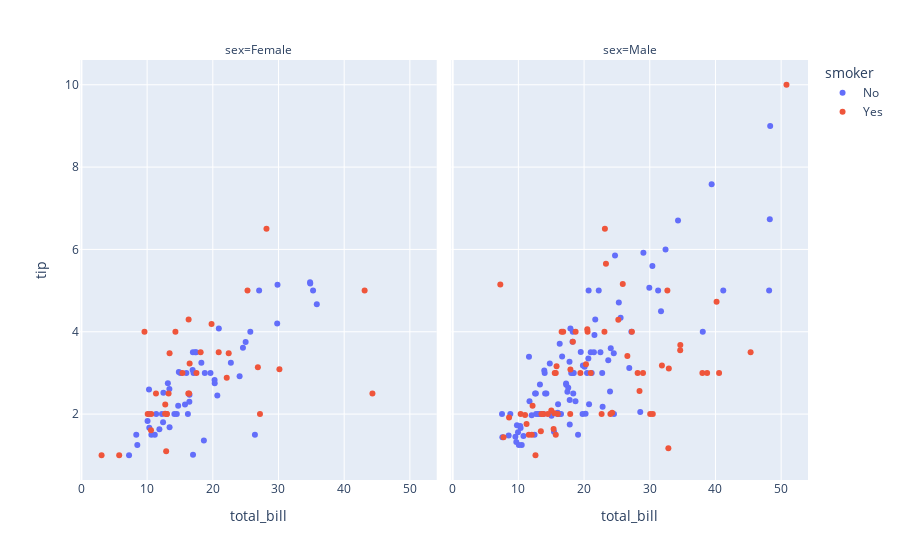
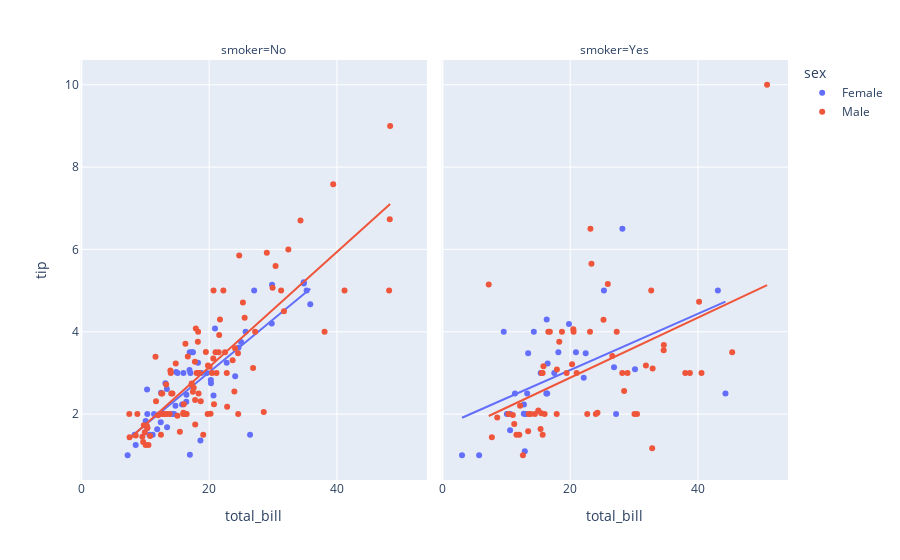
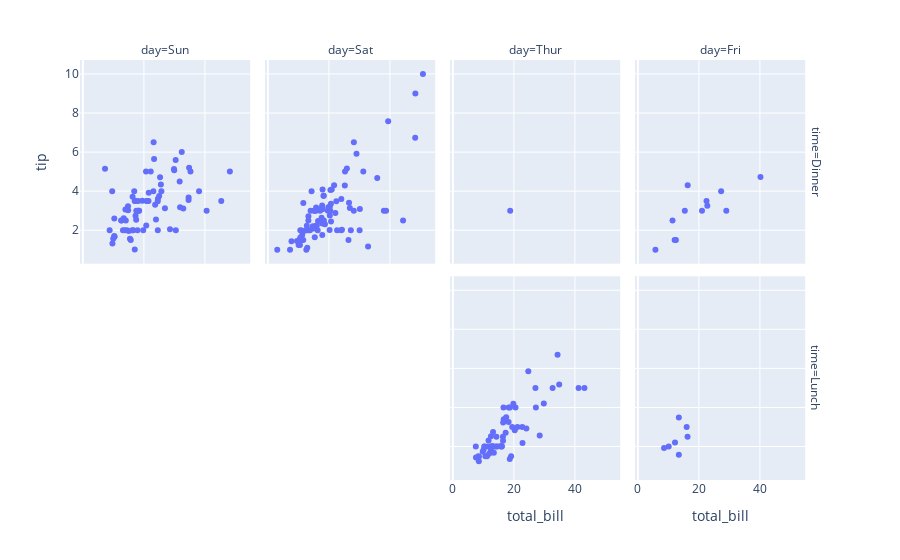

Write notebook code for charts like these, in order.
### Markdown cell above
### Scatter Plot

Like mention above, a bonus of plotly is the ability to view a specific data point. For our scatterplot, the assigment graph appears to be a sub plot scatter of tips and total bills broken out by sex. For subplots, we can use the distinction facet_col to create subplots based on a value like sex.

Inorder to re-create that linear regression line in the assigment sample, we will use the trendline with the oridnary least sqaures function. There are mutliple options of trendlines available, but we will stick with oridnary least sqaures.

### Code cell
#use facet_plot to make subpolots by a value
ff=px.scatter(df,x="total_bill",y="tip",color="smoker",facet_col="sex")
ff.show()

#we can add in a best fit line with treadline
fff=px.scatter(df,x="total_bill",y="tip",color="sex",facet_col="smoker",trendline="ols")
fff.show()

#subplots by day and a row subplot by time
px.scatter(df,x="total_bill",y="tip",facet_col="day",facet_row="time")

### Figure 1 — Plotly figure (JSON) as saved in the notebook; plotly's stock layout.template omitted (floating-point values rounded to 4 significant figures)
{"data": [{"hovertemplate": "smoker=No<br>sex=Female<br>total_bill=%{x}<br>tip=%{y}<extra></extra>", "legendgroup": "No", "marker": {"color": "#636efa", "symbol": "circle"}, "mode": "markers", "name": "No", "orientation": "v", "showlegend": true, "type": "scatter", "x": [16.99, 24.59, 35.26, 14.83, 10.33, 16.97, 20.29, 15.77, 19.65, 15.06, 20.69, 16.93, 10.29, 34.81, 26.41, 16.45, 17.07, 14.73, 10.07, 34.83, 22.75, 20.92, 7.25, 25.71, 17.31, 10.65, 12.43, 24.08, 13.42, 12.48, 29.8, 14.52, 11.38, 20.27, 11.17, 12.26, 18.26, 8.51, 10.33, 14.15, 13.16, 17.47, 27.05, 16.43, 8.35, 18.64, 11.87, 29.85, 25, 13.39, 16.21, 15.98, 35.83, 18.78], "xaxis": "x", "y": [1.01, 3.61, 5, 3.02, 1.67, 3.5, 2.75, 2.23, 3, 3, 2.45, 3.07, 2.6, 5.2, 1.5, 2.47, 3, 2.2, 1.83, 5.17, 3.25, 4.08, 1, 4, 3.5, 1.5, 1.8, 2.92, 1.68, 2.52, 4.2, 2, 2, 2.83, 1.5, 2, 3.25, 1.25, 2, 2, 2.75, 3.5, 5, 2.3, 1.5, 1.36, 1.63, 5.14, 3.75, 2.61, 2, 3, 4.67, 3], "yaxis": "y"}, {"hovertemplate": "smoker=No<br>sex=Male<br>total_bill=%{x}<br>tip=%{y}<extra></extra>", "legendgroup": "No", "marker": {"color": "#636efa", "symbol": "circle"}, "mode": "markers", "name": "No", "orientation": "v", "showlegend": false, "type": "scatter", "x": [10.34, 21.01, 23.68, 25.29, 8.77, 26.88, 15.04, 14.78, 10.27, 15.42, 18.43, 21.58, 16.29, 20.65, 17.92, 39.42, 19.82, 17.81, 13.37, 12.69, 21.7, 9.55, 18.35, 17.78, 24.06, 16.31, 18.69, 31.27, 16.04, 17.46, 13.94, 9.68, 30.4, 18.29, 22.23, 32.4, 28.55, 18.04, 12.54, 9.94, 25.56, 19.49, 48.27, 17.59, 20.08, 20.23, 12.02, 10.51, 27.2, 22.76, 17.29, 16.66, 15.98, 13.03, 18.28, 24.71, 21.16, 22.49, 12.46, 18.24, 14, 38.07, 23.95, 29.93, 11.69, 14.26, 15.95, 8.52, 22.82, 19.08, 34.3, 41.19, 9.78, 7.51, 14.07, 13.13, 17.26, 24.55, 19.77, 48.17, 16.49, 21.5, 12.66, 13.81, 24.52, 20.76, 31.71, 20.69, 7.56, 48.33, 20.45, 13.28, 11.61, 10.77, 10.07, 29.03, 17.82], "xaxis": "x2", "y": [1.66, 3.5, 3.31, 4.71, 2, 3.12, 1.96, 3.23, 1.71, 1.57, 3, 3.92, 3.71, 3.35, 4.08, 7.58, 3.18, 2.34, 2, 2, 4.3, 1.45, 2.5, 3.27, 3.6, 2, 2.31, 5, 2.24, 2.54, 3.06, 1.32, 5.6, 3, 5, 6, 2.05, 3, 2.5, 1.56, 4.34, 3.51, 6.73, 2.64, 3.15, 2.01, 1.97, 1.25, 4, 3, 2.71, 3.4, 2.03, 2, 4, 5.85, 3, 3.5, 1.5, 3.76, 3, 4, 2.55, 5.07, 2.31, 2.5, 2, 1.48, 2.18, 1.5, 6.7, 5, 1.73, 2, 2.5, 2, 2.74, 2, 2, 5, 2, 3.5, 2.5, 2, 3.48, 2.24, 4.5, 5, 1.44, 9, 3, 2.72, 3.39, 1.47, 1.25, 5.92, 1.75], "yaxis": "y2"}, {"hovertemplate": "smoker=Yes<br>sex=Female<br>total_bill=%{x}<br>tip=%{y}<extra></extra>", "legendgroup": "Yes", "marker": {"color": "#EF553B", "symbol": "circle"}, "mode": "markers", "name": "Yes", "orientation": "v", "showlegend": true, "type": "scatter", "x": [3.07, 26.86, 25.28, 5.75, 16.32, 11.35, 15.38, 44.3, 22.42, 14.31, 17.51, 10.59, 10.63, 9.6, 20.9, 18.15, 19.81, 43.11, 13, 12.74, 13, 16.4, 16.47, 12.76, 13.27, 28.17, 12.9, 30.14, 13.42, 16.27, 10.09, 22.12, 27.18], "xaxis": "x", "y": [1, 3.14, 5, 1, 4.3, 2.5, 3, 2.5, 3.48, 4, 3, 1.61, 2, 4, 3.5, 3.5, 4.19, 5, 2, 2.01, 2, 2.5, 3.23, 2.23, 2.5, 6.5, 1.1, 3.09, 3.48, 2.5, 2, 2.88, 2], "yaxis": "y"}, {"hovertemplate": "smoker=Yes<br>sex=Male<br>total_bill=%{x}<br>tip=%{y}<extra></extra>", "legendgroup": "Yes", "marker": {"color": "#EF553B", "symbol": "circle"}, "mode": "markers", "name": "Yes", "orientation": "v", "showlegend": false, "type": "scatter", "x": [38.01, 11.24, 20.29, 13.81, 11.02, 18.29, 15.01, 17.92, 19.44, 32.68, 28.97, 40.17, 27.28, 12.03, 21.01, 15.36, 20.49, 25.21, 16, 50.81, 15.81, 7.25, 31.85, 16.82, 32.9, 17.89, 14.48, 34.63, 34.65, 23.33, 45.35, 23.17, 40.55, 30.46, 23.1, 15.69, 28.44, 15.48, 16.58, 10.34, 13.51, 18.71, 20.53, 26.59, 38.73, 24.27, 30.06, 25.89, 28.15, 11.59, 7.74, 12.16, 8.58, 13.42, 24.01, 15.69, 15.53, 12.6, 32.83, 22.67], "xaxis": "x2", "y": [3, 1.76, 3.21, 2, 1.98, 3.76, 2.09, 3.08, 3, 5, 3, 4.73, 4, 1.5, 3, 1.64, 4.06, 4.29, 2, 10, 3.16, 5.15, 3.18, 4, 3.11, 2, 2, 3.55, 3.68, 5.65, 3.5, 6.5, 3, 2, 4, 1.5, 2.56, 2.02, 4, 2, 2, 4, 4, 3.41, 3, 2.03, 2, 5.16, 3, 1.5, 1.44, 2.2, 1.92, 1.58, 2, 3, 3, 1, 1.17, 2], "yaxis": "y2"}], "layout": {"annotations": [{"font": {}, "showarrow": false, "text": "sex=Female", "x": 0.245, "xanchor": "center", "xref": "paper", "y": 1, "yanchor": "bottom", "yref": "paper"}, {"font": {}, "showarrow": false, "text": "sex=Male", "x": 0.755, "xanchor": "center", "xref": "paper", "y": 1, "yanchor": "bottom", "yref": "paper"}], "legend": {"title": {"text": "smoker"}, "tracegroupgap": 0}, "margin": {"t": 60}, "xaxis": {"anchor": "y", "domain": [0, 0.49], "title": {"text": "total_bill"}}, "xaxis2": {"anchor": "y2", "domain": [0.51, 1], "matches": "x", "title": {"text": "total_bill"}}, "yaxis": {"anchor": "x", "domain": [0, 1], "title": {"text": "tip"}}, "yaxis2": {"anchor": "x2", "domain": [0, 1], "matches": "y", "showticklabels": false}}}

### Figure 2 — Plotly figure (JSON) as saved in the notebook; plotly's stock layout.template omitted (floating-point values rounded to 4 significant figures)
{"data": [{"hovertemplate": "sex=Female<br>smoker=No<br>total_bill=%{x}<br>tip=%{y}<extra></extra>", "legendgroup": "Female", "marker": {"color": "#636efa", "symbol": "circle"}, "mode": "markers", "name": "Female", "orientation": "v", "showlegend": true, "type": "scatter", "x": [16.99, 24.59, 35.26, 14.83, 10.33, 16.97, 20.29, 15.77, 19.65, 15.06, 20.69, 16.93, 10.29, 34.81, 26.41, 16.45, 17.07, 14.73, 10.07, 34.83, 22.75, 20.92, 7.25, 25.71, 17.31, 10.65, 12.43, 24.08, 13.42, 12.48, 29.8, 14.52, 11.38, 20.27, 11.17, 12.26, 18.26, 8.51, 10.33, 14.15, 13.16, 17.47, 27.05, 16.43, 8.35, 18.64, 11.87, 29.85, 25, 13.39, 16.21, 15.98, 35.83, 18.78], "xaxis": "x", "y": [1.01, 3.61, 5, 3.02, 1.67, 3.5, 2.75, 2.23, 3, 3, 2.45, 3.07, 2.6, 5.2, 1.5, 2.47, 3, 2.2, 1.83, 5.17, 3.25, 4.08, 1, 4, 3.5, 1.5, 1.8, 2.92, 1.68, 2.52, 4.2, 2, 2, 2.83, 1.5, 2, 3.25, 1.25, 2, 2, 2.75, 3.5, 5, 2.3, 1.5, 1.36, 1.63, 5.14, 3.75, 2.61, 2, 3, 4.67, 3], "yaxis": "y"}, {"hovertemplate": "<b>OLS trendline</b><br>tip = 0.128239 * total_bill + 0.451719<br>R<sup>2</sup>=0.685694<br><br>sex=Female<br>smoker=No<br>total_bill=%{x}<br>tip=%{y} <b>(trend)</b><extra></extra>", "legendgroup": "Female", "marker": {"color": "#636efa", "symbol": "circle"}, "mode": "lines", "name": "Female", "showlegend": false, "type": "scatter", "x": [7.25, 8.35, 8.51, 10.07, 10.29, 10.33, 10.33, 10.65, 11.17, 11.38, 11.87, 12.26, 12.43, 12.48, 13.16, 13.39, 13.42, 14.15, 14.52, 14.73, 14.83, 15.06, 15.77, 15.98, 16.21, 16.43, 16.45, 16.93, 16.97, 16.99, 17.07, 17.31, 17.47, 18.26, 18.64, 18.78, 19.65, 20.27, 20.29, 20.69, 20.92, 22.75, 24.08, 24.59, 25, 25.71, 26.41, 27.05, 29.8, 29.85, 34.81, 34.83, 35.26, 35.83], "xaxis": "x", "y": [1.381, 1.523, 1.543, 1.743, 1.771, 1.776, 1.776, 1.817, 1.884, 1.911, 1.974, 2.024, 2.046, 2.052, 2.139, 2.169, 2.173, 2.266, 2.314, 2.341, 2.354, 2.383, 2.474, 2.501, 2.53, 2.559, 2.561, 2.623, 2.628, 2.631, 2.641, 2.672, 2.692, 2.793, 2.842, 2.86, 2.972, 3.051, 3.054, 3.105, 3.134, 3.369, 3.54, 3.605, 3.658, 3.749, 3.839, 3.921, 4.273, 4.28, 4.916, 4.918, 4.973, 5.047], "yaxis": "y"}, {"hovertemplate": "sex=Female<br>smoker=Yes<br>total_bill=%{x}<br>tip=%{y}<extra></extra>", "legendgroup": "Female", "marker": {"color": "#636efa", "symbol": "circle"}, "mode": "markers", "name": "Female", "orientation": "v", "showlegend": false, "type": "scatter", "x": [3.07, 26.86, 25.28, 5.75, 16.32, 11.35, 15.38, 44.3, 22.42, 14.31, 17.51, 10.59, 10.63, 9.6, 20.9, 18.15, 19.81, 43.11, 13, 12.74, 13, 16.4, 16.47, 12.76, 13.27, 28.17, 12.9, 30.14, 13.42, 16.27, 10.09, 22.12, 27.18], "xaxis": "x2", "y": [1, 3.14, 5, 1, 4.3, 2.5, 3, 2.5, 3.48, 4, 3, 1.61, 2, 4, 3.5, 3.5, 4.19, 5, 2, 2.01, 2, 2.5, 3.23, 2.23, 2.5, 6.5, 1.1, 3.09, 3.48, 2.5, 2, 2.88, 2], "yaxis": "y2"}, {"hovertemplate": "<b>OLS trendline</b><br>tip = 0.0684701 * total_bill + 1.70057<br>R<sup>2</sup>=0.266042<br><br>sex=Female<br>smoker=Yes<br>total_bill=%{x}<br>tip=%{y} <b>(trend)</b><extra></extra>", "legendgroup": "Female", "marker": {"color": "#636efa", "symbol": "circle"}, "mode": "lines", "name": "Female", "showlegend": false, "type": "scatter", "x": [3.07, 5.75, 9.6, 10.09, 10.59, 10.63, 11.35, 12.74, 12.76, 12.9, 13, 13, 13.27, 13.42, 14.31, 15.38, 16.27, 16.32, 16.4, 16.47, 17.51, 18.15, 19.81, 20.9, 22.12, 22.42, 25.28, 26.86, 27.18, 28.17, 30.14, 43.11, 44.3], "xaxis": "x2", "y": [1.911, 2.094, 2.358, 2.391, 2.426, 2.428, 2.478, 2.573, 2.574, 2.584, 2.591, 2.591, 2.609, 2.619, 2.68, 2.754, 2.815, 2.818, 2.823, 2.828, 2.899, 2.943, 3.057, 3.132, 3.215, 3.236, 3.431, 3.54, 3.562, 3.629, 3.764, 4.652, 4.734], "yaxis": "y2"}, {"hovertemplate": "sex=Male<br>smoker=No<br>total_bill=%{x}<br>tip=%{y}<extra></extra>", "legendgroup": "Male", "marker": {"color": "#EF553B", "symbol": "circle"}, "mode": "markers", "name": "Male", "orientation": "v", "showlegend": true, "type": "scatter", "x": [10.34, 21.01, 23.68, 25.29, 8.77, 26.88, 15.04, 14.78, 10.27, 15.42, 18.43, 21.58, 16.29, 20.65, 17.92, 39.42, 19.82, 17.81, 13.37, 12.69, 21.7, 9.55, 18.35, 17.78, 24.06, 16.31, 18.69, 31.27, 16.04, 17.46, 13.94, 9.68, 30.4, 18.29, 22.23, 32.4, 28.55, 18.04, 12.54, 9.94, 25.56, 19.49, 48.27, 17.59, 20.08, 20.23, 12.02, 10.51, 27.2, 22.76, 17.29, 16.66, 15.98, 13.03, 18.28, 24.71, 21.16, 22.49, 12.46, 18.24, 14, 38.07, 23.95, 29.93, 11.69, 14.26, 15.95, 8.52, 22.82, 19.08, 34.3, 41.19, 9.78, 7.51, 14.07, 13.13, 17.26, 24.55, 19.77, 48.17, 16.49, 21.5, 12.66, 13.81, 24.52, 20.76, 31.71, 20.69, 7.56, 48.33, 20.45, 13.28, 11.61, 10.77, 10.07, 29.03, 17.82], "xaxis": "x", "y": [1.66, 3.5, 3.31, 4.71, 2, 3.12, 1.96, 3.23, 1.71, 1.57, 3, 3.92, 3.71, 3.35, 4.08, 7.58, 3.18, 2.34, 2, 2, 4.3, 1.45, 2.5, 3.27, 3.6, 2, 2.31, 5, 2.24, 2.54, 3.06, 1.32, 5.6, 3, 5, 6, 2.05, 3, 2.5, 1.56, 4.34, 3.51, 6.73, 2.64, 3.15, 2.01, 1.97, 1.25, 4, 3, 2.71, 3.4, 2.03, 2, 4, 5.85, 3, 3.5, 1.5, 3.76, 3, 4, 2.55, 5.07, 2.31, 2.5, 2, 1.48, 2.18, 1.5, 6.7, 5, 1.73, 2, 2.5, 2, 2.74, 2, 2, 5, 2, 3.5, 2.5, 2, 3.48, 2.24, 4.5, 5, 1.44, 9, 3, 2.72, 3.39, 1.47, 1.25, 5.92, 1.75], "yaxis": "y"}, {"hovertemplate": "<b>OLS trendline</b><br>tip = 0.139719 * total_bill + 0.348195<br>R<sup>2</sup>=0.670010<br><br>sex=Male<br>smoker=No<br>total_bill=%{x}<br>tip=%{y} <b>(trend)</b><extra></extra>", "legendgroup": "Male", "marker": {"color": "#EF553B", "symbol": "circle"}, "mode": "lines", "name": "Male", "showlegend": false, "type": "scatter", "x": [7.51, 7.56, 8.52, 8.77, 9.55, 9.68, 9.78, 9.94, 10.07, 10.27, 10.34, 10.51, 10.77, 11.61, 11.69, 12.02, 12.46, 12.54, 12.66, 12.69, 13.03, 13.13, 13.28, 13.37, 13.81, 13.94, 14, 14.07, 14.26, 14.78, 15.04, 15.42, 15.95, 15.98, 16.04, 16.29, 16.31, 16.49, 16.66, 17.26, 17.29, 17.46, 17.59, 17.78, 17.81, 17.82, 17.92, 18.04, 18.24, 18.28, 18.29, 18.35, 18.43, 18.69, 19.08, 19.49, 19.77, 19.82, 20.08, 20.23, 20.45, 20.65, 20.69, 20.76, 21.01, 21.16, 21.5, 21.58, 21.7, 22.23, 22.49, 22.76, 22.82, 23.68, 23.95, 24.06, 24.52, 24.55, 24.71, 25.29, 25.56, 26.88, 27.2, 28.55, 29.03, 29.93, 30.4, 31.27, 31.71, 32.4, 34.3, 38.07, 39.42, 41.19, 48.17, 48.27, 48.33], "xaxis": "x", "y": [1.397, 1.404, 1.539, 1.574, 1.683, 1.701, 1.715, 1.737, 1.755, 1.783, 1.793, 1.817, 1.853, 1.97, 1.982, 2.028, 2.089, 2.1, 2.117, 2.121, 2.169, 2.183, 2.204, 2.216, 2.278, 2.296, 2.304, 2.314, 2.341, 2.413, 2.45, 2.503, 2.577, 2.581, 2.589, 2.624, 2.627, 2.652, 2.676, 2.76, 2.764, 2.788, 2.806, 2.832, 2.837, 2.838, 2.852, 2.869, 2.897, 2.902, 2.904, 2.912, 2.923, 2.96, 3.014, 3.071, 3.11, 3.117, 3.154, 3.175, 3.205, 3.233, 3.239, 3.249, 3.284, 3.305, 3.352, 3.363, 3.38, 3.454, 3.49, 3.528, 3.537, 3.657, 3.694, 3.71, 3.774, 3.778, 3.801, 3.882, 3.919, 4.104, 4.149, 4.337, 4.404, 4.53, 4.596, 4.717, 4.779, 4.875, 5.141, 5.667, 5.856, 6.103, 7.078, 7.092, 7.101], "yaxis": "y"}, {"hovertemplate": "sex=Male<br>smoker=Yes<br>total_bill=%{x}<br>tip=%{y}<extra></extra>", "legendgroup": "Male", "marker": {"color": "#EF553B", "symbol": "circle"}, "mode": "markers", "name": "Male", "orientation": "v", "showlegend": false, "type": "scatter", "x": [38.01, 11.24, 20.29, 13.81, 11.02, 18.29, 15.01, 17.92, 19.44, 32.68, 28.97, 40.17, 27.28, 12.03, 21.01, 15.36, 20.49, 25.21, 16, 50.81, 15.81, 7.25, 31.85, 16.82, 32.9, 17.89, 14.48, 34.63, 34.65, 23.33, 45.35, 23.17, 40.55, 30.46, 23.1, 15.69, 28.44, 15.48, 16.58, 10.34, 13.51, 18.71, 20.53, 26.59, 38.73, 24.27, 30.06, 25.89, 28.15, 11.59, 7.74, 12.16, 8.58, 13.42, 24.01, 15.69, 15.53, 12.6, 32.83, 22.67], "xaxis": "x2", "y": [3, 1.76, 3.21, 2, 1.98, 3.76, 2.09, 3.08, 3, 5, 3, 4.73, 4, 1.5, 3, 1.64, 4.06, 4.29, 2, 10, 3.16, 5.15, 3.18, 4, 3.11, 2, 2, 3.55, 3.68, 5.65, 3.5, 6.5, 3, 2, 4, 1.5, 2.56, 2.02, 4, 2, 2, 4, 4, 3.41, 3, 2.03, 2, 5.16, 3, 1.5, 1.44, 2.2, 1.92, 1.58, 2, 3, 3, 1, 1.17, 2], "yaxis": "y2"}, {"hovertemplate": "<b>OLS trendline</b><br>tip = 0.0729605 * total_bill + 1.42528<br>R<sup>2</sup>=0.232398<br><br>sex=Male<br>smoker=Yes<br>total_bill=%{x}<br>tip=%{y} <b>(trend)</b><extra></extra>", "legendgroup": "Male", "marker": {"color": "#EF553B", "symbol": "circle"}, "mode": "lines", "name": "Male", "showlegend": false, "type": "scatter", "x": [7.25, 7.74, 8.58, 10.34, 11.02, 11.24, 11.59, 12.03, 12.16, 12.6, 13.42, 13.51, 13.81, 14.48, 15.01, 15.36, 15.48, 15.53, 15.69, 15.69, 15.81, 16, 16.58, 16.82, 17.89, 17.92, 18.29, 18.71, 19.44, 20.29, 20.49, 20.53, 21.01, 22.67, 23.1, 23.17, 23.33, 24.01, 24.27, 25.21, 25.89, 26.59, 27.28, 28.15, 28.44, 28.97, 30.06, 30.46, 31.85, 32.68, 32.83, 32.9, 34.63, 34.65, 38.01, 38.73, 40.17, 40.55, 45.35, 50.81], "xaxis": "x2", "y": [1.954, 1.99, 2.051, 2.18, 2.229, 2.245, 2.271, 2.303, 2.312, 2.345, 2.404, 2.411, 2.433, 2.482, 2.52, 2.546, 2.555, 2.558, 2.57, 2.57, 2.579, 2.593, 2.635, 2.652, 2.731, 2.733, 2.76, 2.79, 2.844, 2.906, 2.92, 2.923, 2.958, 3.079, 3.111, 3.116, 3.127, 3.177, 3.196, 3.265, 3.314, 3.365, 3.416, 3.479, 3.5, 3.539, 3.618, 3.648, 3.749, 3.81, 3.821, 3.826, 3.952, 3.953, 4.199, 4.251, 4.356, 4.384, 4.734, 5.132], "yaxis": "y2"}], "layout": {"annotations": [{"font": {}, "showarrow": false, "text": "smoker=No", "x": 0.245, "xanchor": "center", "xref": "paper", "y": 1, "yanchor": "bottom", "yref": "paper"}, {"font": {}, "showarrow": false, "text": "smoker=Yes", "x": 0.755, "xanchor": "center", "xref": "paper", "y": 1, "yanchor": "bottom", "yref": "paper"}], "legend": {"title": {"text": "sex"}, "tracegroupgap": 0}, "margin": {"t": 60}, "xaxis": {"anchor": "y", "domain": [0, 0.49], "title": {"text": "total_bill"}}, "xaxis2": {"anchor": "y2", "domain": [0.51, 1], "matches": "x", "title": {"text": "total_bill"}}, "yaxis": {"anchor": "x", "domain": [0, 1], "title": {"text": "tip"}}, "yaxis2": {"anchor": "x2", "domain": [0, 1], "matches": "y", "showticklabels": false}}}

### Figure 3 — Plotly figure (JSON) as saved in the notebook; plotly's stock layout.template omitted (floating-point values rounded to 4 significant figures)
{"data": [{"hovertemplate": "time=Dinner<br>day=Sun<br>total_bill=%{x}<br>tip=%{y}<extra></extra>", "legendgroup": "", "marker": {"color": "#636efa", "symbol": "circle"}, "mode": "markers", "name": "", "orientation": "v", "showlegend": false, "type": "scatter", "x": [16.99, 10.34, 21.01, 23.68, 24.59, 25.29, 8.77, 26.88, 15.04, 14.78, 10.27, 35.26, 15.42, 18.43, 14.83, 21.58, 10.33, 16.29, 16.97, 17.46, 13.94, 9.68, 30.4, 18.29, 22.23, 32.4, 28.55, 18.04, 12.54, 10.29, 34.81, 9.94, 25.56, 19.49, 38.07, 23.95, 25.71, 17.31, 29.93, 14.07, 13.13, 17.26, 24.55, 19.77, 29.85, 48.17, 25, 13.39, 16.49, 21.5, 12.66, 16.21, 13.81, 17.51, 24.52, 20.76, 31.71, 7.25, 31.85, 16.82, 32.9, 17.89, 14.48, 9.6, 34.63, 34.65, 23.33, 45.35, 23.17, 40.55, 20.69, 20.9, 30.46, 18.15, 23.1, 15.69], "xaxis": "x5", "y": [1.01, 1.66, 3.5, 3.31, 3.61, 4.71, 2, 3.12, 1.96, 3.23, 1.71, 5, 1.57, 3, 3.02, 3.92, 1.67, 3.71, 3.5, 2.54, 3.06, 1.32, 5.6, 3, 5, 6, 2.05, 3, 2.5, 2.6, 5.2, 1.56, 4.34, 3.51, 4, 2.55, 4, 3.5, 5.07, 2.5, 2, 2.74, 2, 2, 5.14, 5, 3.75, 2.61, 2, 3.5, 2.5, 2, 2, 3, 3.48, 2.24, 4.5, 5.15, 3.18, 4, 3.11, 2, 2, 4, 3.55, 3.68, 5.65, 3.5, 6.5, 3, 5, 3.5, 2, 3.5, 4, 1.5], "yaxis": "y5"}, {"hovertemplate": "time=Dinner<br>day=Sat<br>total_bill=%{x}<br>tip=%{y}<extra></extra>", "legendgroup": "", "marker": {"color": "#636efa", "symbol": "circle"}, "mode": "markers", "name": "", "orientation": "v", "showlegend": false, "type": "scatter", "x": [20.65, 17.92, 20.29, 15.77, 39.42, 19.82, 17.81, 13.37, 12.69, 21.7, 19.65, 9.55, 18.35, 15.06, 20.69, 17.78, 24.06, 16.31, 16.93, 18.69, 31.27, 16.04, 38.01, 26.41, 11.24, 48.27, 20.29, 13.81, 11.02, 18.29, 17.59, 20.08, 16.45, 3.07, 20.23, 15.01, 12.02, 17.07, 26.86, 25.28, 14.73, 10.51, 17.92, 44.3, 22.42, 20.92, 15.36, 20.49, 25.21, 18.24, 14.31, 14, 7.25, 10.59, 10.63, 50.81, 15.81, 26.59, 38.73, 24.27, 12.76, 30.06, 25.89, 48.33, 13.27, 28.17, 12.9, 28.15, 11.59, 7.74, 30.14, 20.45, 13.28, 22.12, 24.01, 15.69, 11.61, 10.77, 15.53, 10.07, 12.6, 32.83, 35.83, 29.03, 27.18, 22.67, 17.82], "xaxis": "x6", "y": [3.35, 4.08, 2.75, 2.23, 7.58, 3.18, 2.34, 2, 2, 4.3, 3, 1.45, 2.5, 3, 2.45, 3.27, 3.6, 2, 3.07, 2.31, 5, 2.24, 3, 1.5, 1.76, 6.73, 3.21, 2, 1.98, 3.76, 2.64, 3.15, 2.47, 1, 2.01, 2.09, 1.97, 3, 3.14, 5, 2.2, 1.25, 3.08, 2.5, 3.48, 4.08, 1.64, 4.06, 4.29, 3.76, 4, 3, 1, 1.61, 2, 10, 3.16, 3.41, 3, 2.03, 2.23, 2, 5.16, 9, 2.5, 6.5, 1.1, 3, 1.5, 1.44, 3.09, 3, 2.72, 2.88, 2, 3, 3.39, 1.47, 3, 1.25, 1, 1.17, 4.67, 5.92, 2, 2, 1.75], "yaxis": "y6"}, {"hovertemplate": "time=Dinner<br>day=Thur<br>total_bill=%{x}<br>tip=%{y}<extra></extra>", "legendgroup": "", "marker": {"color": "#636efa", "symbol": "circle"}, "mode": "markers", "name": "", "orientation": "v", "showlegend": false, "type": "scatter", "x": [18.78], "xaxis": "x7", "y": [3], "yaxis": "y7"}, {"hovertemplate": "time=Dinner<br>day=Fri<br>total_bill=%{x}<br>tip=%{y}<extra></extra>", "legendgroup": "", "marker": {"color": "#636efa", "symbol": "circle"}, "mode": "markers", "name": "", "orientation": "v", "showlegend": false, "type": "scatter", "x": [28.97, 22.49, 5.75, 16.32, 22.75, 40.17, 27.28, 12.03, 21.01, 12.46, 11.35, 15.38], "xaxis": "x8", "y": [3, 3.5, 1, 4.3, 3.25, 4.73, 4, 1.5, 3, 1.5, 2.5, 3], "yaxis": "y8"}, {"hovertemplate": "time=Lunch<br>day=Thur<br>total_bill=%{x}<br>tip=%{y}<extra></extra>", "legendgroup": "", "marker": {"color": "#636efa", "symbol": "circle"}, "mode": "markers", "name": "", "orientation": "v", "showlegend": false, "type": "scatter", "x": [27.2, 22.76, 17.29, 19.44, 16.66, 10.07, 32.68, 15.98, 34.83, 13.03, 18.28, 24.71, 21.16, 10.65, 12.43, 24.08, 11.69, 13.42, 14.26, 15.95, 12.48, 29.8, 8.52, 14.52, 11.38, 22.82, 19.08, 20.27, 11.17, 12.26, 18.26, 8.51, 10.33, 14.15, 16, 13.16, 17.47, 34.3, 41.19, 27.05, 16.43, 8.35, 18.64, 11.87, 9.78, 7.51, 19.81, 28.44, 15.48, 16.58, 7.56, 10.34, 43.11, 13, 13.51, 18.71, 12.74, 13, 16.4, 20.53, 16.47], "xaxis": "x3", "y": [4, 3, 2.71, 3, 3.4, 1.83, 5, 2.03, 5.17, 2, 4, 5.85, 3, 1.5, 1.8, 2.92, 2.31, 1.68, 2.5, 2, 2.52, 4.2, 1.48, 2, 2, 2.18, 1.5, 2.83, 1.5, 2, 3.25, 1.25, 2, 2, 2, 2.75, 3.5, 6.7, 5, 5, 2.3, 1.5, 1.36, 1.63, 1.73, 2, 4.19, 2.56, 2.02, 4, 1.44, 2, 5, 2, 2, 4, 2.01, 2, 2.5, 4, 3.23], "yaxis": "y3"}, {"hovertemplate": "time=Lunch<br>day=Fri<br>total_bill=%{x}<br>tip=%{y}<extra></extra>", "legendgroup": "", "marker": {"color": "#636efa", "symbol": "circle"}, "mode": "markers", "name": "", "orientation": "v", "showlegend": false, "type": "scatter", "x": [12.16, 13.42, 8.58, 15.98, 13.42, 16.27, 10.09], "xaxis": "x4", "y": [2.2, 3.48, 1.92, 3, 1.58, 2.5, 2], "yaxis": "y4"}], "layout": {"annotations": [{"font": {}, "showarrow": false, "text": "day=Sun", "x": 0.115, "xanchor": "center", "xref": "paper", "y": 1, "yanchor": "bottom", "yref": "paper"}, {"font": {}, "showarrow": false, "text": "day=Sat", "x": 0.365, "xanchor": "center", "xref": "paper", "y": 1, "yanchor": "bottom", "yref": "paper"}, {"font": {}, "showarrow": false, "text": "day=Thur", "x": 0.615, "xanchor": "center", "xref": "paper", "y": 1, "yanchor": "bottom", "yref": "paper"}, {"font": {}, "showarrow": false, "text": "day=Fri", "x": 0.865, "xanchor": "center", "xref": "paper", "y": 1, "yanchor": "bottom", "yref": "paper"}, {"font": {}, "showarrow": false, "text": "time=Lunch", "textangle": 90, "x": 0.98, "xanchor": "left", "xref": "paper", "y": 0.2425, "yanchor": "middle", "yref": "paper"}, {"font": {}, "showarrow": false, "text": "time=Dinner", "textangle": 90, "x": 0.98, "xanchor": "left", "xref": "paper", "y": 0.7575, "yanchor": "middle", "yref": "paper"}], "legend": {"tracegroupgap": 0}, "margin": {"t": 60}, "xaxis": {"anchor": "y", "domain": [0, 0.23], "title": {"text": "total_bill"}}, "xaxis2": {"anchor": "y2", "domain": [0.25, 0.48], "matches": "x", "title": {"text": "total_bill"}}, "xaxis3": {"anchor": "y3", "domain": [0.5, 0.73], "matches": "x", "title": {"text": "total_bill"}}, "xaxis4": {"anchor": "y4", "domain": [0.75, 0.98], "matches": "x", "title": {"text": "total_bill"}}, "xaxis5": {"anchor": "y5", "domain": [0, 0.23], "matches": "x", "showticklabels": false}, "xaxis6": {"anchor": "y6", "domain": [0.25, 0.48], "matches": "x", "showticklabels": false}, "xaxis7": {"anchor": "y7", "domain": [0.5, 0.73], "matches": "x", "showticklabels": false}, "xaxis8": {"anchor": "y8", "domain": [0.75, 0.98], "matches": "x", "showticklabels": false}, "yaxis": {"anchor": "x", "domain": [0, 0.485], "title": {"text": "tip"}}, "yaxis2": {"anchor": "x2", "domain": [0, 0.485], "matches": "y", "showticklabels": false}, "yaxis3": {"anchor": "x3", "domain": [0, 0.485], "matches": "y", "showticklabels": false}, "yaxis4": {"anchor": "x4", "domain": [0, 0.485], "matches": "y", "showticklabels": false}, "yaxis5": {"anchor": "x5", "domain": [0.515, 1], "matches": "y", "title": {"text": "tip"}}, "yaxis6": {"anchor": "x6", "domain": [0.515, 1], "matches": "y", "showticklabels": false}, "yaxis7": {"anchor": "x7", "domain": [0.515, 1], "matches": "y", "showticklabels": false}, "yaxis8": {"anchor": "x8", "domain": [0.515, 1], "matches": "y", "showticklabels": false}}}
